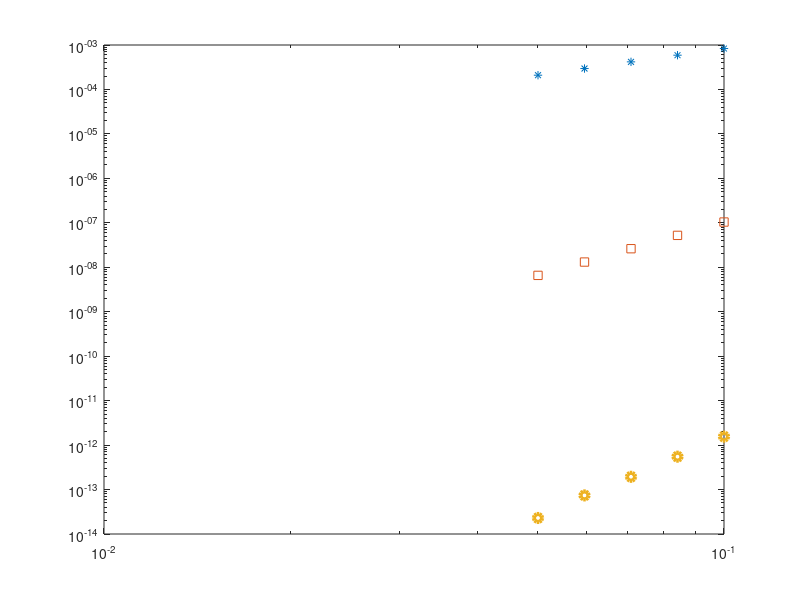

This figure's MATLAB source:
diffqc = @(f,x,h)  (f(x+h) - f(x-h))./(2*h);

F2 = @(h) diffqc(@(x) sin(x), pi/3, h);

F4 = @(h) (F2(h/2) - 1/4*F2(h))/(1-1/4);

F6 = @(h) (F4(h/2) - 1/2^4*F4(h))/(1-1/2^4);

h = 10.^(linspace(-1.3,-1,5))
% h = 10.^(linspace(-3,-1,5))

err2 = abs(F2(h)-cos(pi/3));
err4 = abs(F4(h)-cos(pi/3));
err6 = abs(F6(h)-cos(pi/3));

loglog(h,err2,'*',h,err4,'square',h,err6,'o','linewidth',3);


p2 = polyfit(log(h),log(err2),1);
m2 = p2(1)

p4 = polyfit(log(h),log(err4),1);
m4 = p4(1)

p6 = polyfit(log(h),log(err6),1);
m6 = p6(1)
